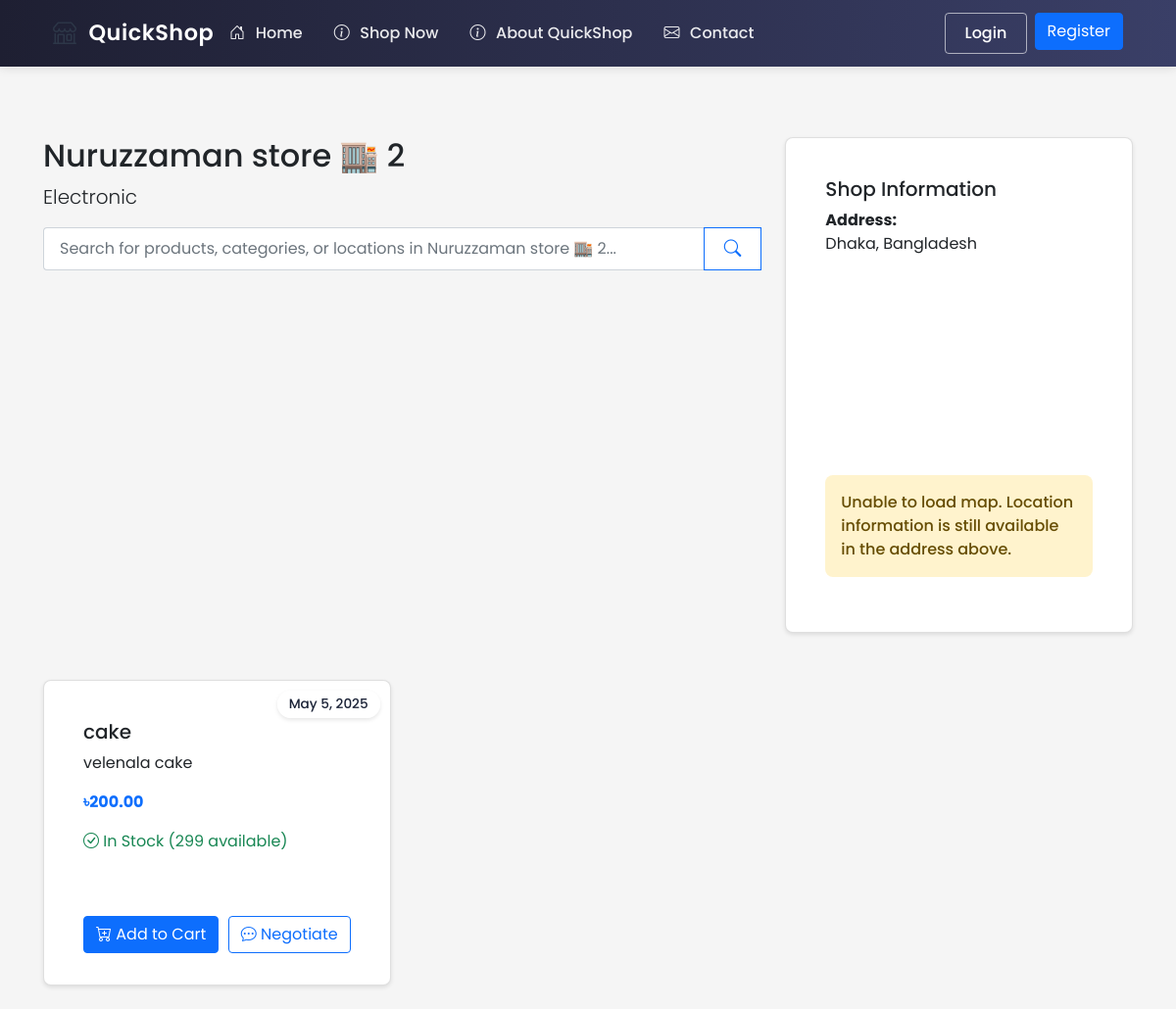
/shop/1, run on an earlier commit of the app's database.
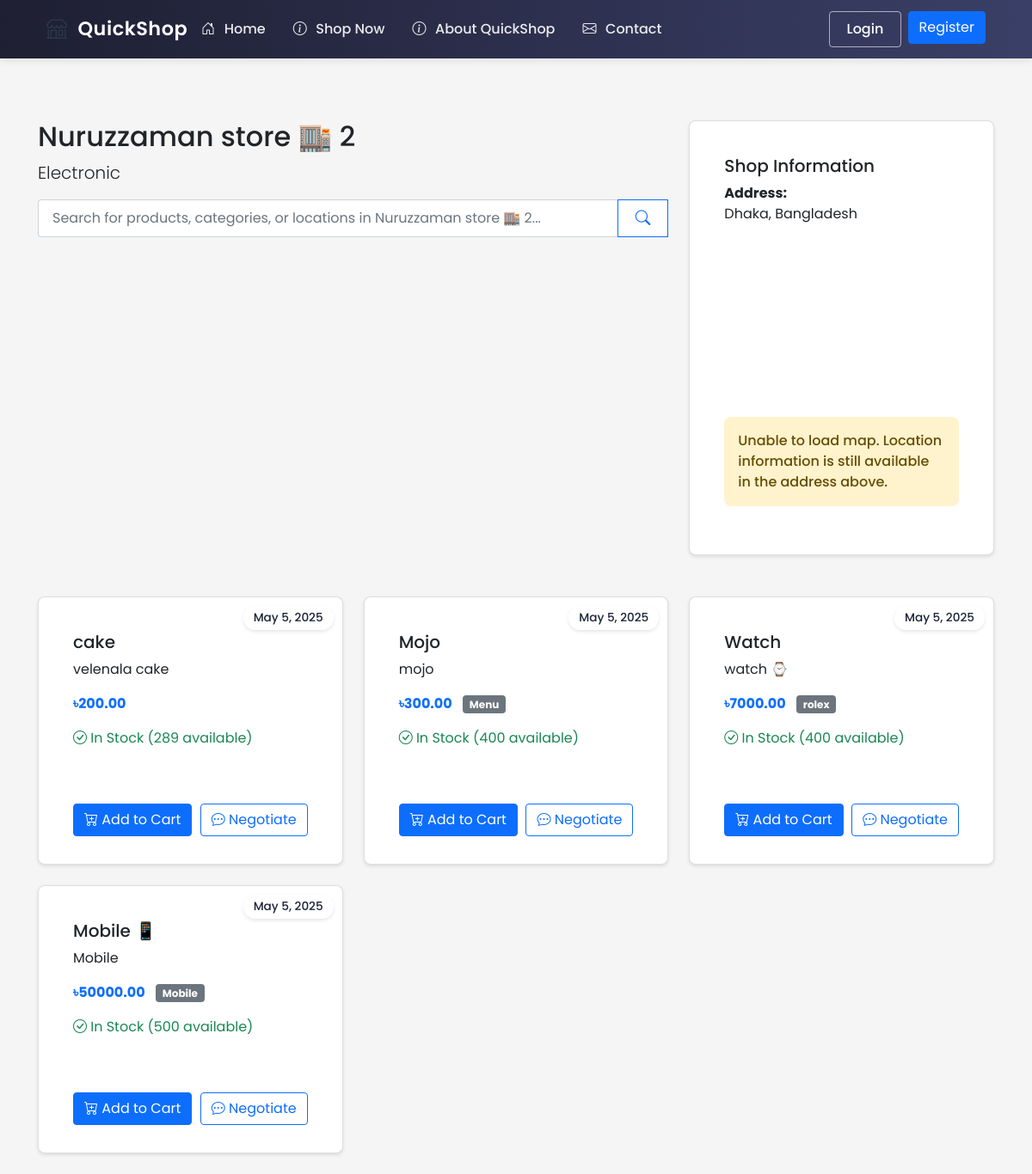
And on a later commit of the database.
### ecommerce/models/shop.py (models this page shows, shortened)
class Product(db.Model):
    id = db.Column(db.Integer, primary_key=True)
    name = db.Column(db.String(100), nullable=False)
    description = db.Column(db.Text)
    price = db.Column(db.Float, nullable=False)
    stock = db.Column(db.Integer, nullable=False, default=0)
    shop_id = db.Column(db.Integer, db.ForeignKey('shop.id'), nullable=False)
    category = db.Column(db.String(50))  # Add category field
    created_at = db.Column(db.DateTime, default=datetime.utcnow)
    images = db.relationship('Image', lazy=True,
                           foreign_keys='Image.product_id',
                           cascade="all, delete-orphan",
                           backref=db.backref('product_ref', lazy=True))
    rating = db.Column(db.Float, default=0.0)  # Average rating
    rating_count = db.Column(db.Integer, default=0)  # Number of ratings
    reviews = db.relationship(Review, backref='product', lazy=True)
    min_price = db.Column(db.Float)  # Minimum acceptable price
    max_discount_percentage = db.Column(db.Float, default=20.0)  # Maximum allowed discount
    continue_iteration = db.Column(db.Boolean, default=False)  # Whether to continue negotiation after max discount
    def is_negotiable(self):
        return self.min_price is not None and self.min_price < self.price

### ecommerce/routes/shop.py (the view)
@shop_bp.route('/<int:shop_id>')
def view(shop_id):
    shop = Shop.query.get_or_404(shop_id)
    return render_template('shop/view.html', shop=shop)

### ecommerce/templates/shop/view.html (shortened to what the changed rows need)
{% extends "base.html" %}
{% block content %}
<div class="container mt-4">
    <div class="row mb-4">
        <div class="col-md-8">
            <h2>{{ shop.name }}</h2>
        </div>
    </div>
    <div class="row">
        {% for product in shop.products %}
            <div class="col-md-4 mb-4">
                <div class="card h-100 product-card">
                    <span class="date-badge">May 5, 2025</span>
                    <div class="card-body">
                        <h5 class="card-title">{{ product.name }}</h5>
                        <p class="card-text">{{ product.description[:100] }}{% if product.description|length > 100 %}...{% endif %}</p>
                        <p class="card-text">
                            <strong class="text-primary">৳{{ "%.2f"|format(product.price) }}</strong>
                            {% if product.category %}
                                <span class="badge bg-secondary ms-2">{{ product.category }}</span>
                            {% endif %}
                        </p>
                        {% if product.stock > 0 %}
                            <p class="text-success">
                                <i class="bi bi-check-circle"></i> In Stock ({{ product.stock }} available)
                            </p>
                        {% else %}
                            <p class="text-danger">
                                <i class="bi bi-x-circle"></i> Out of Stock
                            </p>
                        {% endif %}
                    </div>
                    <div class="card-footer bg-transparent border-top-0 d-flex justify-content-between">
                        {% if product.stock > 0 %}
                            <button class="btn btn-primary add-to-cart"
                                    data-product-id="{{ product.id }}"
                                    data-product-name="{{ product.name }}">
                                <i class="bi bi-cart-plus"></i> Add to Cart
                            </button>
                            {% if product.is_negotiable() %}
                                <button class="btn btn-outline-primary negotiate-price"
                                        data-product-id="{{ product.id }}"
                                        data-product-name="{{ product.name }}"
                                        data-price="{{ product.price }}">
                                    <i class="bi bi-chat-dots"></i> Negotiate
                                </button>
                            {% endif %}
                        {% else %}
                            <button class="btn btn-secondary" disabled>Out of Stock</button>
                        {% endif %}
                    </div>
                </div>
            </div>
        {% else %}
            <div class="col-12">
                <div class="alert alert-info">
                    No products available in this shop yet.
                </div>
            </div>
        {% endfor %}
    </div>
</div>
{% endblock %}

What changed in the data, as far as the page shows it:
changed Product "cake": stock "299" → "289"
added Product: name "Mojo", description "mojo", price "300.00", category "Menu", stock "400"
added Product: name "Watch", description "watch ⌚", price "7000.00", category "rolex", stock "400"
added Product: name "Mobile 📱", description "Mobile", price "50000.00", category "Mobile", stock "500"
